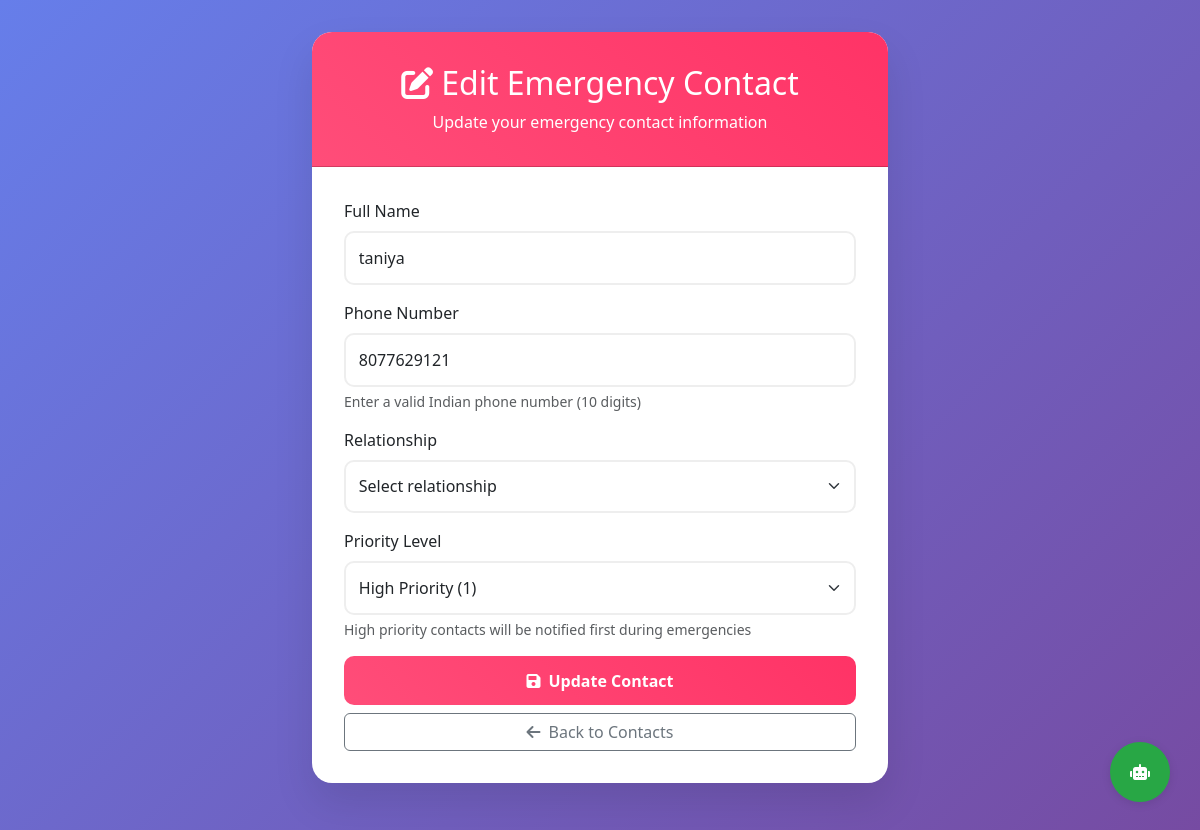
Screenshot of /edit-contact/4 (signed in) with the database file from the repository.
### tables this page shows
CREATE TABLE emergency_contacts
                 (id INTEGER PRIMARY KEY AUTOINCREMENT,
                  user_id INTEGER NOT NULL,
                  name TEXT NOT NULL,
                  phone TEXT NOT NULL,
                  relationship TEXT,
                  priority INTEGER DEFAULT 1,
                  FOREIGN KEY (user_id) REFERENCES users (id));

### app.py (the view, shortened to what this page needs)
@app.route('/edit-contact/<int:contact_id>', methods=['GET', 'POST'])
def edit_contact(contact_id):
    if 'user_id' not in session:
        return redirect(url_for('login'))
    conn = get_db_connection()
    contact = conn.execute('SELECT * FROM emergency_contacts WHERE id = ? AND user_id = ?',
                         (contact_id, session['user_id'])).fetchone()
    conn.close()
    if not contact:
        flash('Contact not found!', 'danger')
        return redirect(url_for('emergency_contacts'))
    return render_template('edit_contact.html', contact=contact)

### app.py (called while the page is built)
def get_db_connection():
    os.makedirs('database', exist_ok=True)
    conn = sqlite3.connect('database/users.db')
    conn.row_factory = sqlite3.Row
    return conn

### templates/edit_contact.html (shortened to what this page needs)
<!DOCTYPE html>
<html lang="en">
<head>
    <link href="https://cdn.jsdelivr.net/npm/bootstrap@5.3.0/dist/css/bootstrap.min.css" rel="stylesheet">
    <link rel="stylesheet" href="https://cdnjs.cloudflare.com/ajax/libs/font-awesome/6.0.0/css/all.min.css">
</head>
<body>
    <div class="container">
        <div class="card">
            <div class="card-header">
                <h2><i class="fas fa-edit me-2"></i>Edit Emergency Contact</h2>
                <p class="mb-0">Update your emergency contact information</p>
            </div>
            <div class="card-body">
                <form method="POST">
                    <div class="mb-3">
                        <label for="name" class="form-label">Full Name</label>
                        <input type="text" class="form-control" id="name" name="name" value="{{ contact.name }}" required>
                    </div>
                    <div class="mb-3">
                        <label for="phone" class="form-label">Phone Number</label>
                        <input type="tel" class="form-control" id="phone" name="phone" value="{{ contact.phone }}" required placeholder="Enter 10-digit phone number">
                        <div class="form-text">Enter a valid Indian phone number (10 digits)</div>
                    </div>
                    <div class="mb-3">
                        <label for="relationship" class="form-label">Relationship</label>
                        <select class="form-select" id="relationship" name="relationship" required>
                            <option value="">Select relationship</option>
                        </select>
                    </div>
                    <div class="mb-3">
                        <label for="priority" class="form-label">Priority Level</label>
                        <select class="form-select" id="priority" name="priority">
                            <option value="1" {% if contact.priority == 1 %}selected{% endif %}>High Priority (1)</option>
                        </select>
                        <div class="form-text">High priority contacts will be notified first during emergencies</div>
                    </div>
                    <div class="d-grid gap-2">
                        <button type="submit" class="btn btn-primary">
                            <i class="fas fa-save me-2"></i>Update Contact
                        </button>
                        <a href="{{ url_for('emergency_contacts') }}" class="btn btn-outline-secondary">
                            <i class="fas fa-arrow-left me-2"></i>Back to Contacts
                        </a>
                    </div>
                </form>
            </div>
        </div>
    </div>
    <div class="floating-chatbot" onclick="openChatbot()">
        <i class="fas fa-robot"></i>
    </div>
</body>
</html>

### templates/edit_contact.html (style rules this page uses)
body { background: linear-gradient(135deg, #667eea 0%, #764ba2 100%); min-height: 100vh; font-family: 'Segoe UI', Tahoma, Geneva, Verdana, sans-serif; }
.container { max-width: 600px; margin: 2rem auto; }
.card { border: none; border-radius: 20px; box-shadow: 0 20px 40px rgba(0,0,0,0.1); background: white; }
.card-header { background: linear-gradient(45deg, #ff4d79, #ff3366); color: white; border-radius: 20px 20px 0 0 !important; padding: 2rem; text-align: center; }
.card-body { padding: 2rem; }
.form-control, .form-select { border: 2px solid #eee; border-radius: 10px; padding: 0.8rem; transition: border-color 0.3s; }
.btn-primary { background: linear-gradient(45deg, #ff4d79, #ff3366); border: none; padding: 0.8rem 2rem; border-radius: 10px; font-weight: 600; }
.floating-chatbot { position: fixed; bottom: 30px; right: 30px; background: #28a745; color: white; width: 60px; height: 60px; border-radius: 50%; box-shadow: 0 2px 10px rgba(0,0,0,0.1); cursor: pointer; transition: all 0.3s; z-index: 999; display: flex; align-items: center; justify-content: center; }

### rows the page displays
emergency_contacts: name "taniya", phone "8077629121", priority "High Priority (1)"
